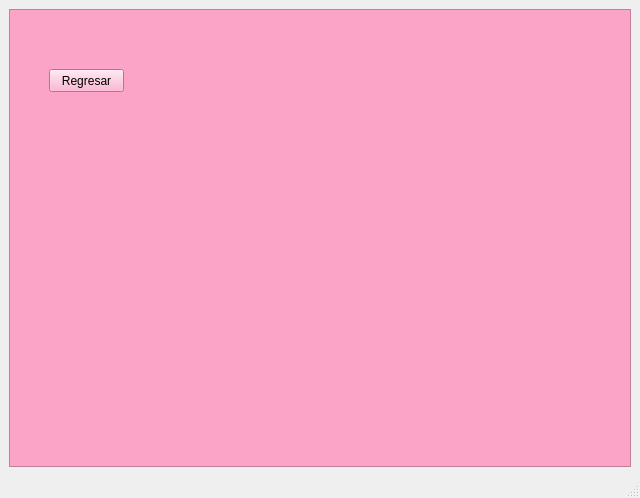
<?xml version="1.0" encoding="UTF-8"?>
<ui version="4.0">
 <class>MainWindow</class>
 <widget class="QMainWindow" name="MainWindow">
  <property name="geometry">
   <rect>
    <x>0</x>
    <y>0</y>
    <width>640</width>
    <height>498</height>
   </rect>
  </property>
  <property name="windowTitle">
   <string>MainWindow</string>
  </property>
  <widget class="QWidget" name="centralwidget">
   <layout class="QHBoxLayout" name="horizontalLayout">
    <item>
     <widget class="QFrame" name="frame">
      <property name="styleSheet">
       <string notr="true">background-color: rgb(251, 164, 199);</string>
      </property>
      <property name="frameShape">
       <enum>QFrame::StyledPanel</enum>
      </property>
      <property name="frameShadow">
       <enum>QFrame::Raised</enum>
      </property>
      <widget class="QPushButton" name="btn_regresar">
       <property name="geometry">
        <rect>
         <x>40</x>
         <y>60</y>
         <width>75</width>
         <height>23</height>
        </rect>
       </property>
       <property name="text">
        <string>Regresar</string>
       </property>
      </widget>
     </widget>
    </item>
   </layout>
  </widget>
  <widget class="QStatusBar" name="statusbar"/>
 </widget>
 <resources/>
 <connections/>
</ui>
